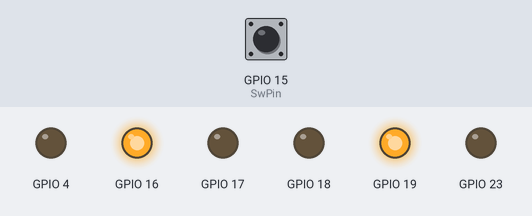
Bench run of a program on a simulated ESP32. Parts: output pins drawn as LEDs (lit = HIGH). The inputs (shaded band) are chosen by the test bench; at power-on: GPIO 15 (SwPin) LOW.

Above: at 1.1 s.
At 9.8 s:
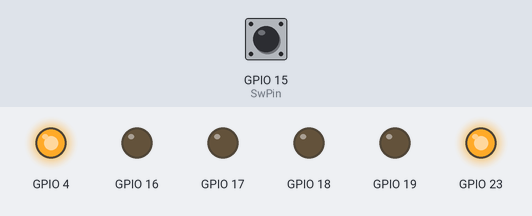
9.9 s: GPIO 15 (SwPin) pulled HIGH for 3 s
At 11.7 s:
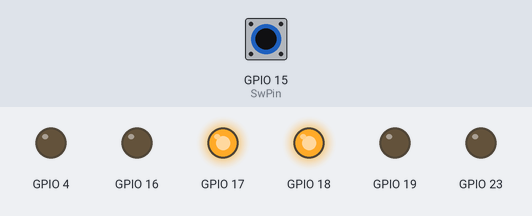
Timing chart, 0 to 21.9 s (numbered marks = the images above; inputs shaded):
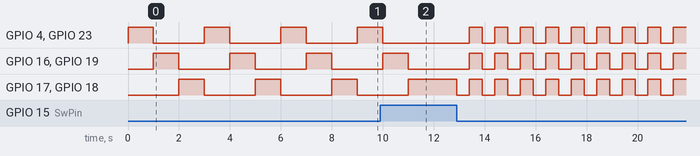

Measured:
- by itself, GPIO 4, GPIO 23: repeats every 1.0 s: HIGH 0.50 s, LOW 0.50 s
- by itself, GPIO 17, GPIO 18: repeats every 1.0 s: LOW 0.50 s, HIGH 0.50 s

The program:

main.cpp
```cpp
#include <Arduino.h>

// put function declarations here:
int ledPin_1[]{23, 19, 18};
int ledPin_2[]{17, 16, 4};
int SwPin = 15;

void setup()
{
  // put your setup code here, to run once:
  pinMode(SwPin, INPUT);
  for (int i = 0; i < 3; i++)
  {
    pinMode(ledPin_1[i], OUTPUT);
  }
  for (int i = 0; i < 3; i++)
  {
    pinMode(ledPin_2[i], OUTPUT);
  }
  for (int i = 0; i < 3; i++)
  {
    digitalWrite(ledPin_1[i], LOW);
  }
  for (int i = 0; i < 3; i++)
  {
    digitalWrite(ledPin_2[i], LOW);
  }
}
int h = 0;
void loop()
{
  while (h == 0)
  {

    digitalWrite(ledPin_1[0], HIGH);
    digitalWrite(ledPin_1[1], LOW);
    digitalWrite(ledPin_1[2], LOW);

    digitalWrite(ledPin_2[0], LOW);
    digitalWrite(ledPin_2[1], LOW);
    digitalWrite(ledPin_2[2], HIGH);

    delay(1000);

    digitalWrite(ledPin_1[0], LOW);
    digitalWrite(ledPin_1[1], HIGH);
    digitalWrite(ledPin_1[2], LOW);

    digitalWrite(ledPin_2[0], LOW);
    digitalWrite(ledPin_2[1], HIGH);
    digitalWrite(ledPin_2[2], LOW);

    delay(1000);

    digitalWrite(ledPin_1[0], LOW);
    digitalWrite(ledPin_1[1], LOW);
    digitalWrite(ledPin_1[2], HIGH);

    digitalWrite(ledPin_2[0], HIGH);
    digitalWrite(ledPin_2[1], LOW);
    digitalWrite(ledPin_2[2], LOW);

    delay(1000);

    while (digitalRead(SwPin) == HIGH)
    {
      h = 1;
    }
  }
  while (h == 1)
  {
    digitalWrite(ledPin_1[0], LOW);
    digitalWrite(ledPin_1[1], LOW);
    digitalWrite(ledPin_1[2], LOW);

    digitalWrite(ledPin_2[0], LOW);
    digitalWrite(ledPin_2[1], LOW);
    digitalWrite(ledPin_2[2], LOW);
    delay(500);

    digitalWrite(ledPin_1[0], HIGH);
    digitalWrite(ledPin_1[1], HIGH);
    digitalWrite(ledPin_1[2], HIGH);

    digitalWrite(ledPin_2[0], HIGH);
    digitalWrite(ledPin_2[1], HIGH);
    digitalWrite(ledPin_2[2], HIGH);
    delay(500);

    while (digitalRead(SwPin) == HIGH)
    {
      h = 0;
    }
  }
}
```
